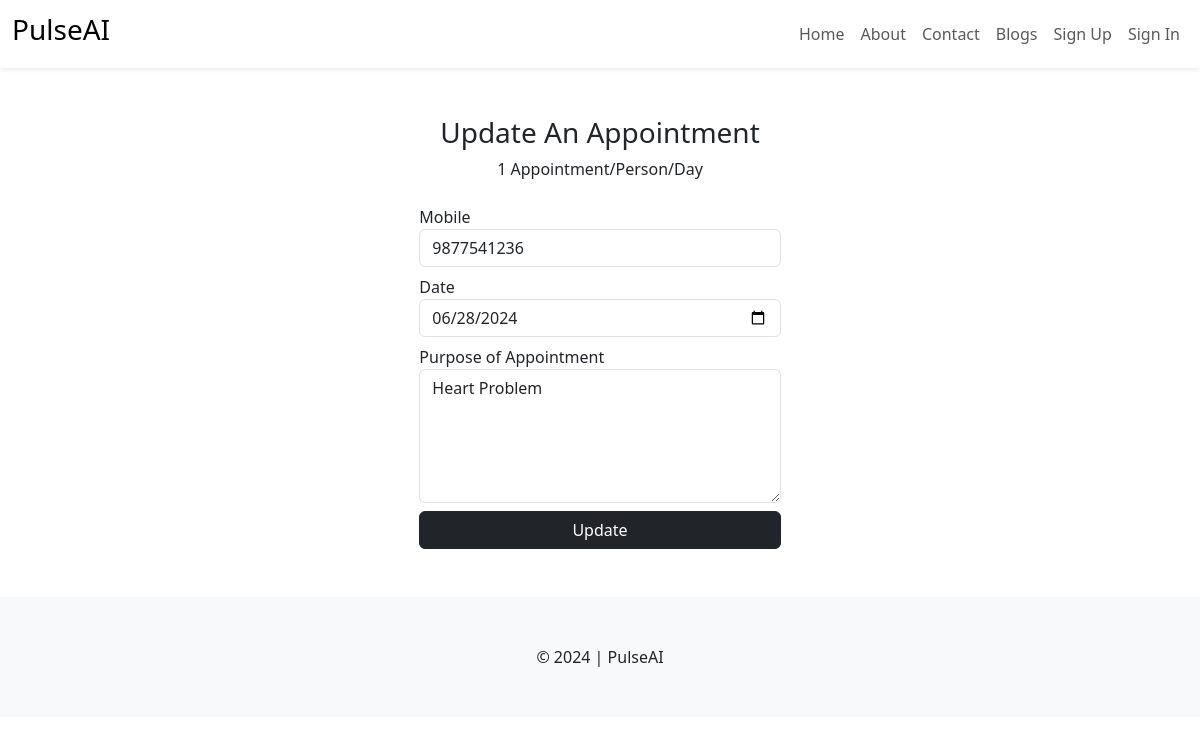
Page /patient/update_appointment/3/ on the committed database.
### patient/models.py (models this page shows, shortened)
class Appointment(models.Model):
    user = models.ForeignKey(User, on_delete=models.DO_NOTHING)
    mobile = models.CharField(max_length=20)
    date = models.DateField()
    note = models.TextField()
    status = models.CharField(max_length=255, choices=APPOINTMENT_STATUS_OPTION, default="Booked")

### patient/views.py (the view, shortened to what this page needs)
# urls.py: path("update_appointment/<int:aid>/", views.update_appointment, name="update_appointment"),
def update_appointment(request, aid):
    app = Appointment.objects.get(id=aid)
    context = {
        'appointment': app
    }
    return render(request, 'patient/appointment_update.html', context)

### templates/patient/appointment_update.html (shortened to what this page needs)
{% extends "layout.html" %}
{% block content %}
<div class="container my-5">
<div class="row g-3">
    <div class="col-md-4 mx-auto">
        <div class="mb-4 text-center">
            <h3>Update An Appointment</h3>
            <p>1 Appointment/Person/Day</p>
        </div>
        <form action="{% url "update_appointment" appointment.id %}" method="post">
            <div class="mb-2">
                <label>Mobile</label>
                <input type="text" name="mobile" class="form-control" value="{{appointment.mobile}}" required>
            </div>
            <div class="mb-2">
                <label>Date</label>
                <input type="date" name="date" class="form-control" value="{{appointment.date|date:"Y-m-d"}}" required>
            </div>
            <div class="mb-2">
                <label>Purpose of Appointment</label>
                <textarea rows="5" class="form-control" name="note" required>{{appointment.note}}</textarea>
            </div>
            <div class="mt-2">
                <input type="submit" value="Update" class="btn btn-dark w-100">
            </div>
        </form>
    </div>
</div>
</div>
{% endblock %}

### rows in the picture
Appointment: mobile "9877541236", date "06/28/2024", note "Heart Problem"
